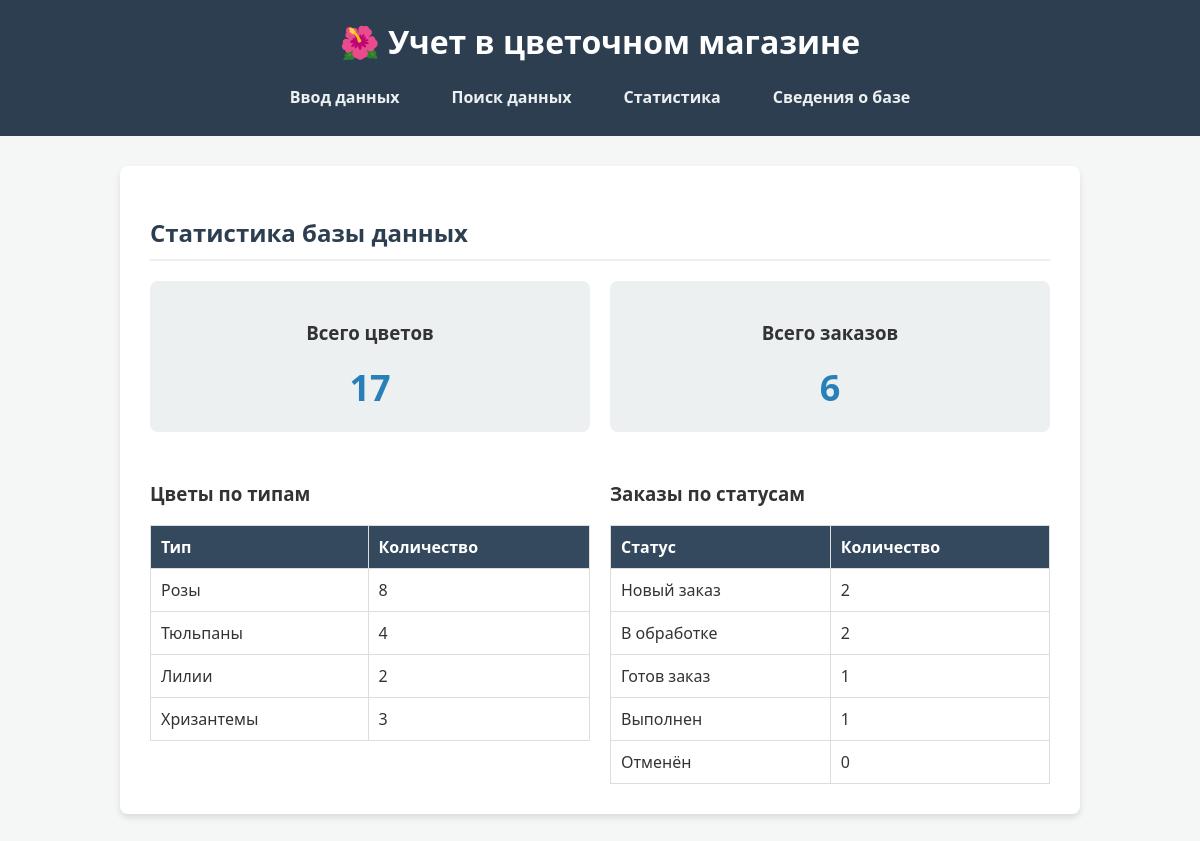
Screenshot of /stats with the database file from the repository.
### tables this page shows
CREATE TABLE "FlowerType" (
	"TypeID"	INTEGER,
	"TypeName"	TEXT NOT NULL CHECK(length("TypeName") BETWEEN 3 AND 50),
	PRIMARY KEY("TypeID")
);

CREATE TABLE OrderStatus (
    StatusID   INTEGER PRIMARY KEY,
    StatusName TEXT NOT NULL CHECK (length(StatusName) BETWEEN 6 AND 50)
);

### app.py (the view)
@app.route('/stats')
def stats():
    db = get_db()
    flowers_count = db.execute("SELECT COUNT(*) FROM Flower").fetchone()[0]
    orders_count = db.execute("SELECT COUNT(*) FROM Orders").fetchone()[0]
    stats_by_type = db.execute('''
        SELECT FlowerType.TypeName, COUNT(Flower.FlowerID) as count
        FROM FlowerType
        LEFT JOIN Flower ON FlowerType.TypeID = Flower.TypeID
        GROUP BY FlowerType.TypeID
    ''').fetchall()
    stats_by_status = db.execute('''
        SELECT OrderStatus.StatusName, COUNT(Orders.OrderID) as count
        FROM OrderStatus
        LEFT JOIN Orders ON OrderStatus.StatusID = Orders.StatusID
        GROUP BY OrderStatus.StatusID
    ''').fetchall()
    db.close()
    return render_template('stats.html',
                           flowers_count=flowers_count,
                           orders_count=orders_count,
                           stats_by_type=stats_by_type,
                           stats_by_status=stats_by_status)

### app.py (called while the page is built)
def get_db():
    conn = sqlite3.connect(DATABASE_PATH)
    conn.row_factory = sqlite3.Row
    conn.execute("PRAGMA foreign_keys = ON")
    return conn

### templates/stats.html
{% extends "base.html" %}
{% block content %}
    <h2>Статистика базы данных</h2>
    <div class="stats-grid">
        <div class="stat-card">
            <h3>Всего цветов</h3>
            <p class="stat-number">{{ flowers_count }}</p>
        </div>
        <div class="stat-card">
            <h3>Всего заказов</h3>
            <p class="stat-number">{{ orders_count }}</p>
        </div>
    </div>
    <div class="stats-tables">
        <div>
            <h3>Цветы по типам</h3>
            <table>
                <tr><th>Тип</th><th>Количество</th></tr>
                {% for s in stats_by_type %}
                <tr><td>{{ s.TypeName }}</td><td>{{ s.count }}</td></tr>
                {% endfor %}
            </table>
        </div>
        <div>
            <h3>Заказы по статусам</h3>
            <table>
                <tr><th>Статус</th><th>Количество</th></tr>
                {% for s in stats_by_status %}
                <tr><td>{{ s.StatusName }}</td><td>{{ s.count }}</td></tr>
                {% endfor %}
            </table>
        </div>
    </div>
{% endblock %}

### templates/base.html (shortened to what this page needs)
<!DOCTYPE html>
<html lang="ru">
<head>
    <link rel="stylesheet" href="{{ url_for('static', filename='style.css') }}">
</head>
<body>
    <header>
        <h1>🌺 Учет в цветочном магазине</h1>
        <nav>
            <a href="/input">Ввод данных</a>
            <a href="/search">Поиск данных</a>
            <a href="/stats">Статистика</a>
            <a href="/about">Сведения о базе</a>
        </nav>
    </header>
    <main>
        {% block content %}{% endblock %}
    </main>
</body>
</html>

### static/style.css (style rules this page uses)
body { font-family: 'Segoe UI', Arial, sans-serif; background-color: #f4f7f6; color: #333; margin: 0; padding: 0; }
header { background-color: #2c3e50; padding: 20px; text-align: center; }
header h1 { color: white; margin: 0 0 15px 0; }
nav { display: flex; justify-content: center; gap: 20px; }
nav a { color: #ecf0f1; text-decoration: none; font-size: 16px; font-weight: bold; padding: 8px 16px; border-radius: 4px; transition: 0.3s; }
main { max-width: 900px; margin: 30px auto; background: white; padding: 30px; border-radius: 8px; box-shadow: 0 4px 6px rgba(0,0,0,0.1); }
h2 { color: #2c3e50; border-bottom: 2px solid #ecf0f1; padding-bottom: 10px; }
.stats-grid { display: flex; gap: 20px; margin-bottom: 30px; }
.stat-card { flex: 1; background: #ecf0f1; padding: 20px; text-align: center; border-radius: 8px; }
.stat-number { font-size: 36px; font-weight: bold; color: #2980b9; margin: 0; }
.stats-tables { display: flex; gap: 20px; }
.stats-tables > div { flex: 1; }
table { width: 100%; border-collapse: collapse; margin-top: 15px; }
th, td { border: 1px solid #ddd; padding: 10px; text-align: left; }
th { background-color: #34495e; color: white; }

### rows the page displays
FlowerType: TypeName "Розы", count "8"
FlowerType: TypeName "Тюльпаны", count "4"
FlowerType: TypeName "Лилии", count "2"
FlowerType: TypeName "Хризантемы", count "3"
OrderStatus: StatusName "Новый заказ", count "2"
OrderStatus: StatusName "В обработке", count "2"
OrderStatus: StatusName "Готов заказ", count "1"
OrderStatus: StatusName "Выполнен", count "1"
OrderStatus: StatusName "Отменён", count "0"

### other values shown
{{ flowers_count }} "17"
{{ orders_count }} "6"
